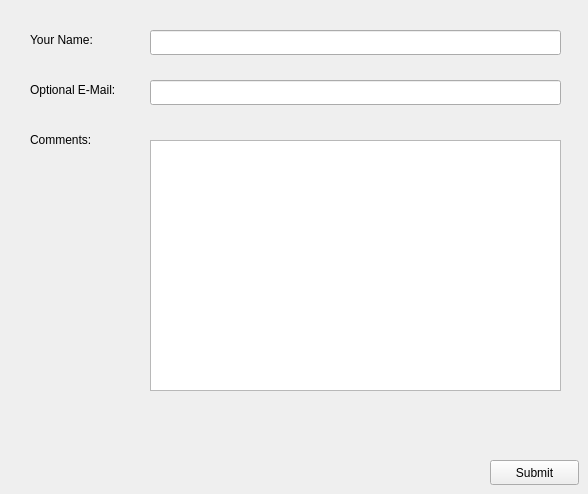
   <widget class="QWidget" name="page_4">
    <widget class="QLabel" name="label">
     <property name="geometry">
      <rect>
       <x>30</x>
       <y>30</y>
       <width>111</width>
       <height>20</height>
      </rect>
     </property>
     <property name="styleSheet">
      <string notr="true">font: 11pt &quot;Ubuntu Mono&quot;;</string>
     </property>
     <property name="text">
      <string>Your Name:</string>
     </property>
    </widget>
    <widget class="QLineEdit" name="lineEdit_feedback_name">
     <property name="geometry">
      <rect>
       <x>150</x>
       <y>30</y>
       <width>411</width>
       <height>25</height>
      </rect>
     </property>
     <property name="styleSheet">
      <string notr="true">font: 11pt &quot;Ubuntu Mono&quot;;</string>
     </property>
    </widget>
    <widget class="QLineEdit" name="lineEdit_feedback_email">
     <property name="geometry">
      <rect>
       <x>150</x>
       <y>80</y>
       <width>411</width>
       <height>25</height>
      </rect>
     </property>
     <property name="styleSheet">
      <string notr="true">font: 11pt &quot;Ubuntu Mono&quot;;</string>
     </property>
    </widget>
    <widget class="QLabel" name="label_17">
     <property name="geometry">
      <rect>
       <x>30</x>
       <y>80</y>
       <width>111</width>
       <height>20</height>
      </rect>
     </property>
     <property name="styleSheet">
      <string notr="true">font: 11pt &quot;Ubuntu Mono&quot;;</string>
     </property>
     <property name="text">
      <string>Optional E-Mail:</string>
     </property>
    </widget>
    <widget class="QLabel" name="label_18">
     <property name="geometry">
      <rect>
       <x>30</x>
       <y>130</y>
       <width>111</width>
       <height>20</height>
      </rect>
     </property>
     <property name="styleSheet">
      <string notr="true">font: 11pt &quot;Ubuntu Mono&quot;;</string>
     </property>
     <property name="text">
      <string>Comments:</string>
     </property>
    </widget>
    <widget class="QPushButton" name="pushButton_submit">
     <property name="geometry">
      <rect>
       <x>490</x>
       <y>460</y>
       <width>89</width>
       <height>25</height>
      </rect>
     </property>
     <property name="styleSheet">
      <string notr="true">font: 11pt &quot;Ubuntu Mono&quot;;</string>
     </property>
     <property name="text">
      <string>Submit</string>
     </property>
    </widget>
    <widget class="QTextEdit" name="textEdit_feedback_commit">
     <property name="enabled">
      <bool>true</bool>
     </property>
     <property name="geometry">
      <rect>
       <x>150</x>
       <y>140</y>
       <width>411</width>
       <height>251</height>
      </rect>
     </property>
     <property name="sizePolicy">
      <sizepolicy hsizetype="Fixed" vsizetype="Fixed">
       <horstretch>0</horstretch>
       <verstretch>0</verstretch>
      </sizepolicy>
     </property>
     <property name="styleSheet">
      <string notr="true">font: 11pt &quot;Ubuntu Mono&quot;;</string>
     </property>
    </widget>
   </widget>
